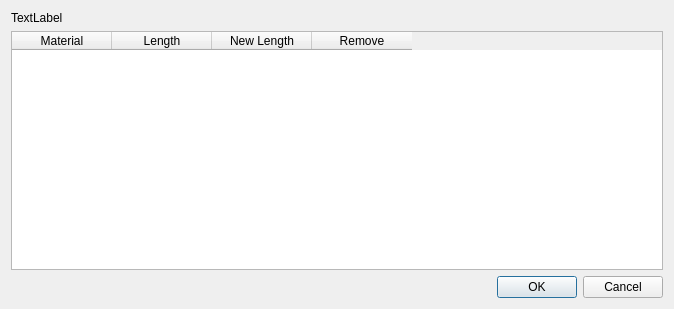
<?xml version="1.0" encoding="UTF-8"?>
<ui version="4.0">
 <class>BundleSplitDialog</class>
 <widget class="QDialog" name="BundleSplitDialog">
  <property name="geometry">
   <rect>
    <x>0</x>
    <y>0</y>
    <width>674</width>
    <height>309</height>
   </rect>
  </property>
  <property name="windowTitle">
   <string>Dialog</string>
  </property>
  <layout class="QVBoxLayout" name="verticalLayout">
   <item>
    <widget class="QLabel" name="lblSummary">
     <property name="text">
      <string>TextLabel</string>
     </property>
    </widget>
   </item>
   <item>
    <widget class="QTableWidget" name="tableComponents">
     <column>
      <property name="text">
       <string>Material</string>
      </property>
     </column>
     <column>
      <property name="text">
       <string>Length</string>
      </property>
     </column>
     <column>
      <property name="text">
       <string>New Length</string>
      </property>
     </column>
     <column>
      <property name="text">
       <string>Remove</string>
      </property>
     </column>
    </widget>
   </item>
   <item>
    <widget class="QDialogButtonBox" name="buttonBox">
     <property name="orientation">
      <enum>Qt::Orientation::Horizontal</enum>
     </property>
     <property name="standardButtons">
      <set>QDialogButtonBox::StandardButton::Cancel|QDialogButtonBox::StandardButton::Ok</set>
     </property>
    </widget>
   </item>
  </layout>
 </widget>
 <resources/>
 <connections>
  <connection>
   <sender>buttonBox</sender>
   <signal>accepted()</signal>
   <receiver>BundleSplitDialog</receiver>
   <slot>accept()</slot>
   <hints>
    <hint type="sourcelabel">
     <x>248</x>
     <y>254</y>
    </hint>
    <hint type="destinationlabel">
     <x>157</x>
     <y>274</y>
    </hint>
   </hints>
  </connection>
  <connection>
   <sender>buttonBox</sender>
   <signal>rejected()</signal>
   <receiver>BundleSplitDialog</receiver>
   <slot>reject()</slot>
   <hints>
    <hint type="sourcelabel">
     <x>316</x>
     <y>260</y>
    </hint>
    <hint type="destinationlabel">
     <x>286</x>
     <y>274</y>
    </hint>
   </hints>
  </connection>
 </connections>
</ui>
